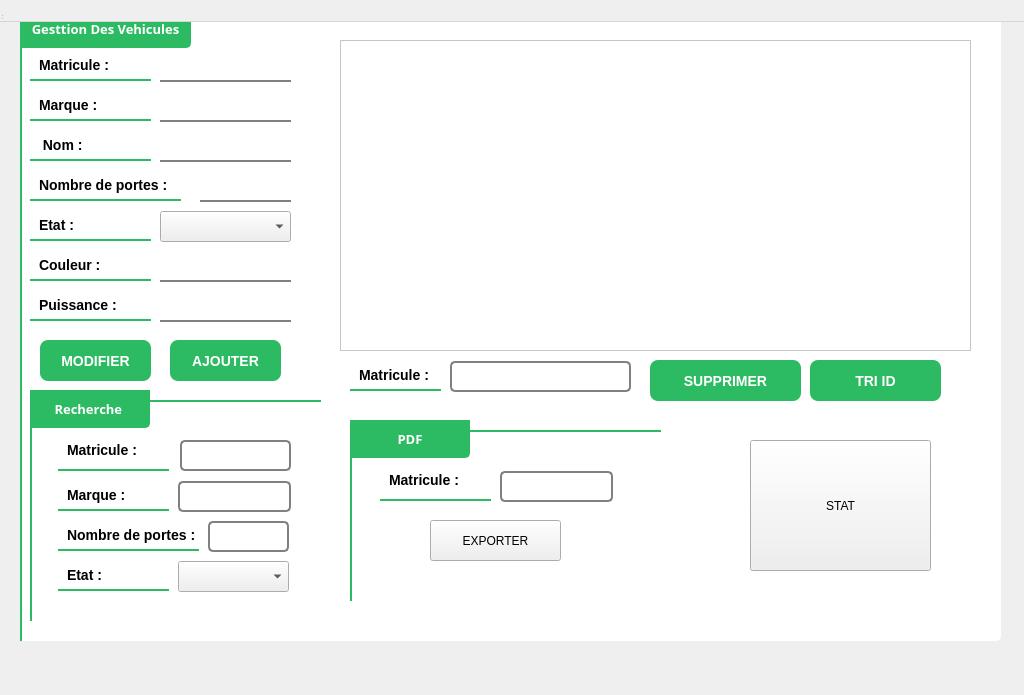
<?xml version="1.0" encoding="UTF-8"?>
<ui version="4.0">
 <class>gest_vehi</class>
 <widget class="QDialog" name="gest_vehi">
  <property name="geometry">
   <rect>
    <x>0</x>
    <y>0</y>
    <width>1024</width>
    <height>695</height>
   </rect>
  </property>
  <property name="windowTitle">
   <string>MainWindow</string>
  </property>
  <widget class="QWidget" name="centralwidget" native="true">
   <property name="geometry">
    <rect>
     <x>0</x>
     <y>0</y>
     <width>1021</width>
     <height>651</height>
    </rect>
   </property>
   <widget class="QGroupBox" name="groupBox">
    <property name="geometry">
     <rect>
      <x>20</x>
      <y>10</y>
      <width>981</width>
      <height>631</height>
     </rect>
    </property>
    <property name="font">
     <font>
      <family>Poppins</family>
      <pointsize>10</pointsize>
      <weight>75</weight>
      <bold>true</bold>
     </font>
    </property>
    <property name="styleSheet">
     <string notr="true">QGroupBox {
  border: none;
  margin-top: 10px;
  border-left: 2px solid #2CBB63; /* Green left border */
  border-top: 2px solid #2CBB63; /* Green top border */
  border-bottom-right-radius: 5px; /* Rounded bottom-right corner */
background-color:white;
}

QGroupBox::title {
  subcontrol-origin: margin;
  subcontrol-position: top left;
  padding: 8px;
  color: white;
  font-size: 20px; /* Increased font size */
  font-weight: bold;
  min-width: 120px;
  qproperty-drawBase: 0;
  background-color: #2CBB63;
  border-bottom: 2px solid #2CBB63; /* Green bottom border */
  border-top: 2px solid #2CBB63; /* Green top border */
  border-left: 2px solid #2CBB63; /* Green left border */
  border-right: 2px solid #2CBB63; /* Green right border */
  border-bottom-right-radius: 5px; /* Rounded bottom-right corner */
}</string>
    </property>
    <property name="title">
     <string>Gesttion Des Vehicules</string>
    </property>
    <widget class="QPushButton" name="btn_supprimer">
     <property name="geometry">
      <rect>
       <x>630</x>
       <y>350</y>
       <width>151</width>
       <height>41</height>
      </rect>
     </property>
     <property name="styleSheet">
      <string notr="true">QPushButton {
  border: none;
  border-radius: 8px;
  padding: 10px 20px;
  background-color: #2CBB63; /* Green color */
  color: white;
  font-size: 14px;
  font-weight: bold;
  text-transform: uppercase;
  transition: background-color 0.3s ease;
}

QPushButton:hover {
  background-color: #7AE59A; /* Lighter green color on hover */
}

QPushButton:pressed {
  background-color: #A2EFB6; /* Lighter green color when pressed */
  border: 5px solid #2CBB63; /* Green contour */
}

QPushButton:focus {
  outline: none;
  box-shadow: 0 0 0 3px rgba(0, 102, 204, 0.4);
}</string>
     </property>
     <property name="text">
      <string>SUPPRIMER</string>
     </property>
    </widget>
    <widget class="QLineEdit" name="le_mat_supp">
     <property name="geometry">
      <rect>
       <x>430</x>
       <y>351</y>
       <width>181</width>
       <height>31</height>
      </rect>
     </property>
     <property name="styleSheet">
      <string notr="true">QLineEdit {
  padding: 5px;
  border: 2px solid #808080; /* Grey border */
  border-radius: 5px; /* Rounded corners */
  background-color: white; /* White background */
  color: black; /* Black text color */
}

QLineEdit:hover {
  border-color: #2CBB63; /* Green border color on hover */
}

QLineEdit:focus {
  border-color: #2CBB63; /* Green border color on focus */
  outline: none; /* Remove focus outline */
}</string>
     </property>
    </widget>
    <widget class="QLabel" name="label_18">
     <property name="geometry">
      <rect>
       <x>330</x>
       <y>350</y>
       <width>91</width>
       <height>31</height>
      </rect>
     </property>
     <property name="styleSheet">
      <string notr="true">QLabel {
  padding: 5px;
  border-bottom: 2px solid #2CBB63; /* Grey underline */
  background-color: white; /* White background */
  color: black; /* Black text color */
  font-weight: bold; /* Bolder text */
  font-size:14px;
}

QLabel:hover {
  border-bottom-color: #2CBB63; /* Green underline color on hover */
  color: black; /* Dark green text color on hover */
}</string>
     </property>
     <property name="text">
      <string>Matricule : </string>
     </property>
    </widget>
    <widget class="QLineEdit" name="le_mat">
     <property name="geometry">
      <rect>
       <x>140</x>
       <y>41</y>
       <width>131</width>
       <height>31</height>
      </rect>
     </property>
     <property name="styleSheet">
      <string notr="true">QLabel {
  padding: 5px;
  border-bottom: 2px solid #2CBB63; /* Grey underline */
  background-color: white; /* White background */
  color: black; /* Black text color */
  font-weight: bold; /* Bolder text */
  font-size:14px;
}

QLabel:hover {
  border-bottom-color: #2CBB63; /* Green underline color on hover */
  color: black; /* Dark green text color on hover */
}QLineEdit {
  padding: 0;
  border: none; /* No border */
  background-color: transparent; /* Transparent background */
  color: black; /* Black text color */
  border-bottom: 2px solid #808080; /* Grey underline */
}

QLineEdit:hover {
  border-bottom: 3px solid #2CBB63; /* Green underline on hover */
  font-weight: bold; /* Bolder text */
  padding-bottom: 2px; /* Increase bottom padding */
}</string>
     </property>
    </widget>
    <widget class="QLabel" name="label_16">
     <property name="geometry">
      <rect>
       <x>10</x>
       <y>40</y>
       <width>121</width>
       <height>31</height>
      </rect>
     </property>
     <property name="styleSheet">
      <string notr="true">QLabel {
  padding: 5px;
  border-bottom: 2px solid #2CBB63; /* Grey underline */
  background-color: white; /* White background */
  color: black; /* Black text color */
  font-weight: bold; /* Bolder text */
  font-size:14px;
}

QLabel:hover {
  border-bottom-color: #2CBB63; /* Green underline color on hover */
  color: black; /* Dark green text color on hover */
}</string>
     </property>
     <property name="text">
      <string>Matricule :</string>
     </property>
    </widget>
    <widget class="QLineEdit" name="le_marque">
     <property name="geometry">
      <rect>
       <x>140</x>
       <y>81</y>
       <width>131</width>
       <height>31</height>
      </rect>
     </property>
     <property name="styleSheet">
      <string notr="true">QLabel {
  padding: 5px;
  border-bottom: 2px solid #2CBB63; /* Grey underline */
  background-color: white; /* White background */
  color: black; /* Black text color */
  font-weight: bold; /* Bolder text */
  font-size:14px;
}

QLabel:hover {
  border-bottom-color: #2CBB63; /* Green underline color on hover */
  color: black; /* Dark green text color on hover */
}QLineEdit {
  padding: 0;
  border: none; /* No border */
  background-color: transparent; /* Transparent background */
  color: black; /* Black text color */
  border-bottom: 2px solid #808080; /* Grey underline */
}

QLineEdit:hover {
  border-bottom: 3px solid #2CBB63; /* Green underline on hover */
  font-weight: bold; /* Bolder text */
  padding-bottom: 2px; /* Increase bottom padding */
}</string>
     </property>
    </widget>
    <widget class="QLabel" name="label_11">
     <property name="geometry">
      <rect>
       <x>10</x>
       <y>80</y>
       <width>121</width>
       <height>31</height>
      </rect>
     </property>
     <property name="styleSheet">
      <string notr="true">QLabel {
  padding: 5px;
  border-bottom: 2px solid #2CBB63; /* Grey underline */
  background-color: white; /* White background */
  color: black; /* Black text color */
  font-weight: bold; /* Bolder text */
  font-size:14px;
}

QLabel:hover {
  border-bottom-color: #2CBB63; /* Green underline color on hover */
  color: black; /* Dark green text color on hover */
}</string>
     </property>
     <property name="text">
      <string>Marque : </string>
     </property>
    </widget>
    <widget class="QLineEdit" name="le_nom">
     <property name="geometry">
      <rect>
       <x>140</x>
       <y>121</y>
       <width>131</width>
       <height>31</height>
      </rect>
     </property>
     <property name="styleSheet">
      <string notr="true">QLabel {
  padding: 5px;
  border-bottom: 2px solid #2CBB63; /* Grey underline */
  background-color: white; /* White background */
  color: black; /* Black text color */
  font-weight: bold; /* Bolder text */
  font-size:14px;
}

QLabel:hover {
  border-bottom-color: #2CBB63; /* Green underline color on hover */
  color: black; /* Dark green text color on hover */
}QLineEdit {
  padding: 0;
  border: none; /* No border */
  background-color: transparent; /* Transparent background */
  color: black; /* Black text color */
  border-bottom: 2px solid #808080; /* Grey underline */
}

QLineEdit:hover {
  border-bottom: 3px solid #2CBB63; /* Green underline on hover */
  font-weight: bold; /* Bolder text */
  padding-bottom: 2px; /* Increase bottom padding */
}</string>
     </property>
    </widget>
    <widget class="QLabel" name="label_15">
     <property name="geometry">
      <rect>
       <x>10</x>
       <y>120</y>
       <width>121</width>
       <height>31</height>
      </rect>
     </property>
     <property name="styleSheet">
      <string notr="true">QLabel {
  padding: 5px;
  border-bottom: 2px solid #2CBB63; /* Grey underline */
  background-color: white; /* White background */
  color: black; /* Black text color */
  font-weight: bold; /* Bolder text */
  font-size:14px;
}

QLabel:hover {
  border-bottom-color: #2CBB63; /* Green underline color on hover */
  color: black; /* Dark green text color on hover */
}</string>
     </property>
     <property name="text">
      <string> Nom : </string>
     </property>
    </widget>
    <widget class="QLineEdit" name="le_nb_porte">
     <property name="geometry">
      <rect>
       <x>180</x>
       <y>161</y>
       <width>91</width>
       <height>31</height>
      </rect>
     </property>
     <property name="styleSheet">
      <string notr="true">QLabel {
  padding: 5px;
  border-bottom: 2px solid #2CBB63; /* Grey underline */
  background-color: white; /* White background */
  color: black; /* Black text color */
  font-weight: bold; /* Bolder text */
  font-size:14px;
}

QLabel:hover {
  border-bottom-color: #2CBB63; /* Green underline color on hover */
  color: black; /* Dark green text color on hover */
}QLineEdit {
  padding: 0;
  border: none; /* No border */
  background-color: transparent; /* Transparent background */
  color: black; /* Black text color */
  border-bottom: 2px solid #808080; /* Grey underline */
}

QLineEdit:hover {
  border-bottom: 3px solid #2CBB63; /* Green underline on hover */
  font-weight: bold; /* Bolder text */
  padding-bottom: 2px; /* Increase bottom padding */
}</string>
     </property>
    </widget>
    <widget class="QLabel" name="label_14">
     <property name="geometry">
      <rect>
       <x>10</x>
       <y>160</y>
       <width>151</width>
       <height>31</height>
      </rect>
     </property>
     <property name="styleSheet">
      <string notr="true">QLabel {
  padding: 5px;
  border-bottom: 2px solid #2CBB63; /* Grey underline */
  background-color: white; /* White background */
  color: black; /* Black text color */
  font-weight: bold; /* Bolder text */
  font-size:14px;
}

QLabel:hover {
  border-bottom-color: #2CBB63; /* Green underline color on hover */
  color: black; /* Dark green text color on hover */
}</string>
     </property>
     <property name="text">
      <string>Nombre de portes : </string>
     </property>
    </widget>
    <widget class="QLabel" name="label_9">
     <property name="geometry">
      <rect>
       <x>10</x>
       <y>200</y>
       <width>121</width>
       <height>31</height>
      </rect>
     </property>
     <property name="styleSheet">
      <string notr="true">QLabel {
  padding: 5px;
  border-bottom: 2px solid #2CBB63; /* Grey underline */
  background-color: white; /* White background */
  color: black; /* Black text color */
  font-weight: bold; /* Bolder text */
  font-size:14px;
}

QLabel:hover {
  border-bottom-color: #2CBB63; /* Green underline color on hover */
  color: black; /* Dark green text color on hover */
}</string>
     </property>
     <property name="text">
      <string>Etat : </string>
     </property>
    </widget>
    <widget class="QComboBox" name="comboBox">
     <property name="geometry">
      <rect>
       <x>140</x>
       <y>201</y>
       <width>131</width>
       <height>31</height>
      </rect>
     </property>
     <item>
      <property name="text">
       <string/>
      </property>
     </item>
     <item>
      <property name="text">
       <string>Bonne</string>
      </property>
     </item>
     <item>
      <property name="text">
       <string>En Panne</string>
      </property>
     </item>
    </widget>
    <widget class="QLabel" name="label_10">
     <property name="geometry">
      <rect>
       <x>10</x>
       <y>240</y>
       <width>121</width>
       <height>31</height>
      </rect>
     </property>
     <property name="styleSheet">
      <string notr="true">QLabel {
  padding: 5px;
  border-bottom: 2px solid #2CBB63; /* Grey underline */
  background-color: white; /* White background */
  color: black; /* Black text color */
  font-weight: bold; /* Bolder text */
  font-size:14px;
}

QLabel:hover {
  border-bottom-color: #2CBB63; /* Green underline color on hover */
  color: black; /* Dark green text color on hover */
}</string>
     </property>
     <property name="text">
      <string>Couleur : </string>
     </property>
    </widget>
    <widget class="QLineEdit" name="le_puissance">
     <property name="geometry">
      <rect>
       <x>140</x>
       <y>281</y>
       <width>131</width>
       <height>31</height>
      </rect>
     </property>
     <property name="styleSheet">
      <string notr="true">QLabel {
  padding: 5px;
  border-bottom: 2px solid #2CBB63; /* Grey underline */
  background-color: white; /* White background */
  color: black; /* Black text color */
  font-weight: bold; /* Bolder text */
  font-size:14px;
}

QLabel:hover {
  border-bottom-color: #2CBB63; /* Green underline color on hover */
  color: black; /* Dark green text color on hover */
}QLineEdit {
  padding: 0;
  border: none; /* No border */
  background-color: transparent; /* Transparent background */
  color: black; /* Black text color */
  border-bottom: 2px solid #808080; /* Grey underline */
}

QLineEdit:hover {
  border-bottom: 3px solid #2CBB63; /* Green underline on hover */
  font-weight: bold; /* Bolder text */
  padding-bottom: 2px; /* Increase bottom padding */
}</string>
     </property>
    </widget>
    <widget class="QLabel" name="label_13">
     <property name="geometry">
      <rect>
       <x>10</x>
       <y>280</y>
       <width>121</width>
       <height>31</height>
      </rect>
     </property>
     <property name="styleSheet">
      <string notr="true">QLabel {
  padding: 5px;
  border-bottom: 2px solid #2CBB63; /* Grey underline */
  background-color: white; /* White background */
  color: black; /* Black text color */
  font-weight: bold; /* Bolder text */
  font-size:14px;
}

QLabel:hover {
  border-bottom-color: #2CBB63; /* Green underline color on hover */
  color: black; /* Dark green text color on hover */
}</string>
     </property>
     <property name="text">
      <string>Puissance : </string>
     </property>
    </widget>
    <widget class="QPushButton" name="btn_modifier">
     <property name="geometry">
      <rect>
       <x>20</x>
       <y>330</y>
       <width>111</width>
       <height>41</height>
      </rect>
     </property>
     <property name="styleSheet">
      <string notr="true">QPushButton {
  border: none;
  border-radius: 8px;
  padding: 10px 20px;
  background-color: #2CBB63; /* Green color */
  color: white;
  font-size: 14px;
  font-weight: bold;
  text-transform: uppercase;
  transition: background-color 0.3s ease;
}

QPushButton:hover {
  background-color: #7AE59A; /* Lighter green color on hover */
}

QPushButton:pressed {
  background-color: #A2EFB6; /* Lighter green color when pressed */
  border: 5px solid #2CBB63; /* Green contour */
}

QPushButton:focus {
  outline: none;
  box-shadow: 0 0 0 3px rgba(0, 102, 204, 0.4);
}</string>
     </property>
     <property name="text">
      <string>MODIFIER</string>
     </property>
    </widget>
    <widget class="QPushButton" name="btn_ajouter">
     <property name="geometry">
      <rect>
       <x>150</x>
       <y>330</y>
       <width>111</width>
       <height>41</height>
      </rect>
     </property>
     <property name="styleSheet">
      <string notr="true">QPushButton {
  border: none;
  border-radius: 8px;
  padding: 10px 20px;
  background-color: #2CBB63; /* Green color */
  color: white;
  font-size: 14px;
  font-weight: bold;
  text-transform: uppercase;
  transition: background-color 0.3s ease;
}

QPushButton:hover {
  background-color: #7AE59A; /* Lighter green color on hover */
}

QPushButton:pressed {
  background-color: #A2EFB6; /* Lighter green color when pressed */
  border: 5px solid #2CBB63; /* Green contour */
}

QPushButton:focus {
  outline: none;
  box-shadow: 0 0 0 3px rgba(0, 102, 204, 0.4);
}</string>
     </property>
     <property name="text">
      <string>AJOUTER</string>
     </property>
    </widget>
    <widget class="QPushButton" name="tri_id">
     <property name="geometry">
      <rect>
       <x>790</x>
       <y>350</y>
       <width>131</width>
       <height>41</height>
      </rect>
     </property>
     <property name="styleSheet">
      <string notr="true">QPushButton {
  border: none;
  border-radius: 8px;
  padding: 10px 20px;
  background-color: #2CBB63; /* Green color */
  color: white;
  font-size: 14px;
  font-weight: bold;
  text-transform: uppercase;
  transition: background-color 0.3s ease;
}

QPushButton:hover {
  background-color: #7AE59A; /* Lighter green color on hover */
}

QPushButton:pressed {
  background-color: #A2EFB6; /* Lighter green color when pressed */
  border: 5px solid #2CBB63; /* Green contour */
}

QPushButton:focus {
  outline: none;
  box-shadow: 0 0 0 3px rgba(0, 102, 204, 0.4);
}</string>
     </property>
     <property name="text">
      <string>TRI ID</string>
     </property>
    </widget>
    <widget class="QPushButton" name="stat">
     <property name="geometry">
      <rect>
       <x>730</x>
       <y>430</y>
       <width>181</width>
       <height>131</height>
      </rect>
     </property>
     <property name="styleSheet">
      <string notr="true">QPushButton {
  border: none;
  border-radius: 8px;
  padding: 10px 20px;
  background-color: #2CBB63; /* Green color */
  color: white;
  font-size: 14px;
  font-weight: bold;
  text-transform: uppercase;
  transition: background-color 0.3s ease;
}

QPushButton:hover {
  background-color: #7AE59A; /* Lighter green color on hover */
}

QPushButton:pressed {
  background-color: #A2EFB6; /* Lighter green color when pressed */
  border: 5px solid #2CBB63; /* Green contour */
}

QPushButton:focus {
  outline: none;
  box-shadow: 0 0 0 3px rgba(0, 102, 204, 0.4);
}border-image: url(C:/Users/21622/Desktop/staticon.png);</string>
     </property>
     <property name="text">
      <string>STAT</string>
     </property>
    </widget>
    <widget class="QTableView" name="tab_voiture">
     <property name="geometry">
      <rect>
       <x>320</x>
       <y>30</y>
       <width>631</width>
       <height>311</height>
      </rect>
     </property>
     <property name="styleSheet">
      <string notr="true">QTableView {
  background-color: #ffffff;
  color: #000000;
  gridline-color: #cccccc;
}

QTableView::item:selected {
  background-color: #0066cc;
  color: #ffffff;
}

QTableView QHeaderView::section {
  background-color: #0066cc;
  color: #ffffff;
  font-weight: bold;
  padding: 5px;
  border: none;
}

QTableView QHeaderView::section:pressed {
  background-color: #0044aa;
}

QTableView QHeaderView::section:checked {
  background-color: #0088ff;
}

QTableView QHeaderView::section:checked:disabled {
  background-color: #cccccc;
  color: #999999;
}</string>
     </property>
    </widget>
    <widget class="QLineEdit" name="le_couleur">
     <property name="geometry">
      <rect>
       <x>140</x>
       <y>241</y>
       <width>131</width>
       <height>31</height>
      </rect>
     </property>
     <property name="styleSheet">
      <string notr="true">QLabel {
  padding: 5px;
  border-bottom: 2px solid #2CBB63; /* Grey underline */
  background-color: white; /* White background */
  color: black; /* Black text color */
  font-weight: bold; /* Bolder text */
  font-size:14px;
}

QLabel:hover {
  border-bottom-color: #2CBB63; /* Green underline color on hover */
  color: black; /* Dark green text color on hover */
}QLineEdit {
  padding: 0;
  border: none; /* No border */
  background-color: transparent; /* Transparent background */
  color: black; /* Black text color */
  border-bottom: 2px solid #808080; /* Grey underline */
}

QLineEdit:hover {
  border-bottom: 3px solid #2CBB63; /* Green underline on hover */
  font-weight: bold; /* Bolder text */
  padding-bottom: 2px; /* Increase bottom padding */
}</string>
     </property>
    </widget>
    <widget class="QGroupBox" name="groupBox_2">
     <property name="geometry">
      <rect>
       <x>10</x>
       <y>380</y>
       <width>291</width>
       <height>231</height>
      </rect>
     </property>
     <property name="font">
      <font>
       <family>Poppins</family>
       <pointsize>10</pointsize>
       <weight>75</weight>
       <bold>true</bold>
      </font>
     </property>
     <property name="title">
      <string>Recherche </string>
     </property>
     <widget class="QLineEdit" name="le_rechercher_1">
      <property name="geometry">
       <rect>
        <x>150</x>
        <y>50</y>
        <width>111</width>
        <height>31</height>
       </rect>
      </property>
      <property name="styleSheet">
       <string notr="true">QLineEdit {
  padding: 5px;
  border: 2px solid #808080; /* Grey border */
  border-radius: 5px; /* Rounded corners */
  background-color: white; /* White background */
  color: black; /* Black text color */
}

QLineEdit:hover {
  border-color: #2CBB63; /* Green border color on hover */
}

QLineEdit:focus {
  border-color: #2CBB63; /* Green border color on focus */
  outline: none; /* Remove focus outline */
}</string>
      </property>
     </widget>
     <widget class="QLabel" name="label_12">
      <property name="geometry">
       <rect>
        <x>28</x>
        <y>90</y>
        <width>111</width>
        <height>31</height>
       </rect>
      </property>
      <property name="styleSheet">
       <string notr="true">QLabel {
  padding: 5px;
  border-bottom: 2px solid #2CBB63; /* Grey underline */
  background-color: white; /* White background */
  color: black; /* Black text color */
  font-weight: bold; /* Bolder text */
  font-size:14px;
}

QLabel:hover {
  border-bottom-color: #2CBB63; /* Green underline color on hover */
  color: black; /* Dark green text color on hover */
}</string>
      </property>
      <property name="text">
       <string>Marque : </string>
      </property>
     </widget>
     <widget class="QComboBox" name="le_rechercher_4">
      <property name="geometry">
       <rect>
        <x>148</x>
        <y>171</y>
        <width>111</width>
        <height>31</height>
       </rect>
      </property>
      <item>
       <property name="text">
        <string/>
       </property>
      </item>
      <item>
       <property name="text">
        <string>Bonne</string>
       </property>
      </item>
      <item>
       <property name="text">
        <string>En Panne</string>
       </property>
      </item>
     </widget>
     <widget class="QLineEdit" name="le_rechercher_2">
      <property name="geometry">
       <rect>
        <x>148</x>
        <y>91</y>
        <width>113</width>
        <height>31</height>
       </rect>
      </property>
      <property name="styleSheet">
       <string notr="true">QLineEdit {
  padding: 5px;
  border: 2px solid #808080; /* Grey border */
  border-radius: 5px; /* Rounded corners */
  background-color: white; /* White background */
  color: black; /* Black text color */
}

QLineEdit:hover {
  border-color: #2CBB63; /* Green border color on hover */
}

QLineEdit:focus {
  border-color: #2CBB63; /* Green border color on focus */
  outline: none; /* Remove focus outline */
}</string>
      </property>
     </widget>
     <widget class="QLineEdit" name="le_rechercher_3">
      <property name="geometry">
       <rect>
        <x>178</x>
        <y>131</y>
        <width>81</width>
        <height>31</height>
       </rect>
      </property>
      <property name="styleSheet">
       <string notr="true">QLineEdit {
  padding: 5px;
  border: 2px solid #808080; /* Grey border */
  border-radius: 5px; /* Rounded corners */
  background-color: white; /* White background */
  color: black; /* Black text color */
}

QLineEdit:hover {
  border-color: #2CBB63; /* Green border color on hover */
}

QLineEdit:focus {
  border-color: #2CBB63; /* Green border color on focus */
  outline: none; /* Remove focus outline */
}</string>
      </property>
     </widget>
     <widget class="QLabel" name="label_17">
      <property name="geometry">
       <rect>
        <x>28</x>
        <y>40</y>
        <width>111</width>
        <height>41</height>
       </rect>
      </property>
      <property name="styleSheet">
       <string notr="true">QLabel {
  padding: 5px;
  border-bottom: 2px solid #2CBB63; /* Grey underline */
  background-color: white; /* White background */
  color: black; /* Black text color */
  font-weight: bold; /* Bolder text */
  font-size:14px;
}

QLabel:hover {
  border-bottom-color: #2CBB63; /* Green underline color on hover */
  color: black; /* Dark green text color on hover */
}</string>
      </property>
      <property name="text">
       <string>Matricule :</string>
      </property>
     </widget>
     <widget class="QLabel" name="label_20">
      <property name="geometry">
       <rect>
        <x>28</x>
        <y>170</y>
        <width>111</width>
        <height>31</height>
       </rect>
      </property>
      <property name="styleSheet">
       <string notr="true">QLabel {
  padding: 5px;
  border-bottom: 2px solid #2CBB63; /* Grey underline */
  background-color: white; /* White background */
  color: black; /* Black text color */
  font-weight: bold; /* Bolder text */
  font-size:14px;
}

QLabel:hover {
  border-bottom-color: #2CBB63; /* Green underline color on hover */
  color: black; /* Dark green text color on hover */
}</string>
      </property>
      <property name="text">
       <string>Etat : </string>
      </property>
     </widget>
     <widget class="QLabel" name="label_19">
      <property name="geometry">
       <rect>
        <x>28</x>
        <y>130</y>
        <width>141</width>
        <height>31</height>
       </rect>
      </property>
      <property name="styleSheet">
       <string notr="true">QLabel {
  padding: 5px;
  border-bottom: 2px solid #2CBB63; /* Grey underline */
  background-color: white; /* White background */
  color: black; /* Black text color */
  font-weight: bold; /* Bolder text */
  font-size:14px;
}

QLabel:hover {
  border-bottom-color: #2CBB63; /* Green underline color on hover */
  color: black; /* Dark green text color on hover */
}</string>
      </property>
      <property name="text">
       <string>Nombre de portes : </string>
      </property>
     </widget>
    </widget>
    <widget class="QGroupBox" name="groupBox_3">
     <property name="geometry">
      <rect>
       <x>330</x>
       <y>410</y>
       <width>311</width>
       <height>181</height>
      </rect>
     </property>
     <property name="font">
      <font>
       <family>Poppins</family>
       <pointsize>10</pointsize>
       <weight>75</weight>
       <bold>true</bold>
      </font>
     </property>
     <property name="title">
      <string>PDF</string>
     </property>
     <widget class="QLineEdit" name="le_pdf_voiture">
      <property name="geometry">
       <rect>
        <x>150</x>
        <y>51</y>
        <width>113</width>
        <height>31</height>
       </rect>
      </property>
      <property name="whatsThis">
       <string>&lt;html&gt;&lt;head/&gt;&lt;body&gt;&lt;p&gt;QLineEdit {&lt;/p&gt;&lt;p&gt;  padding: 5px;&lt;/p&gt;&lt;p&gt;  border: 2px solid #808080; /* Grey border */&lt;/p&gt;&lt;p&gt;  border-radius: 5px; /* Rounded corners */&lt;/p&gt;&lt;p&gt;  background-color: white; /* White background */&lt;/p&gt;&lt;p&gt;  color: black; /* Black text color */&lt;/p&gt;&lt;p&gt;}&lt;/p&gt;&lt;p&gt;&lt;br/&gt;&lt;/p&gt;&lt;p&gt;QLineEdit:hover {&lt;/p&gt;&lt;p&gt;  border-color: #2CBB63; /* Green border color on hover */&lt;/p&gt;&lt;p&gt;}&lt;/p&gt;&lt;p&gt;&lt;br/&gt;&lt;/p&gt;&lt;p&gt;QLineEdit:focus {&lt;/p&gt;&lt;p&gt;  border-color: #2CBB63; /* Green border color on focus */&lt;/p&gt;&lt;p&gt;  outline: none; /* Remove focus outline */&lt;/p&gt;&lt;p&gt;}&lt;/p&gt;&lt;/body&gt;&lt;/html&gt;</string>
      </property>
      <property name="styleSheet">
       <string notr="true">QLineEdit {
  padding: 5px;
  border: 2px solid #808080; /* Grey border */
  border-radius: 5px; /* Rounded corners */
  background-color: white; /* White background */
  color: black; /* Black text color */
}

QLineEdit:hover {
  border-color: #2CBB63; /* Green border color on hover */
}

QLineEdit:focus {
  border-color: #2CBB63; /* Green border color on focus */
  outline: none; /* Remove focus outline */
}</string>
      </property>
     </widget>
     <widget class="QPushButton" name="pdf_voiture">
      <property name="geometry">
       <rect>
        <x>80</x>
        <y>100</y>
        <width>131</width>
        <height>41</height>
       </rect>
      </property>
      <property name="styleSheet">
       <string notr="true">QPushButton {
  border: none;
  border-radius: 8px;
  padding: 10px 20px;
  background-color: #2CBB63; /* Green color */
  color: white;
  font-size: 14px;
  font-weight: bold;
  text-transform: uppercase;
  transition: background-color 0.3s ease;
}

QPushButton:hover {
  background-color: #7AE59A; /* Lighter green color on hover */
}

QPushButton:pressed {
  background-color: #A2EFB6; /* Lighter green color when pressed */
  border: 5px solid #2CBB63; /* Green contour */
}

QPushButton:focus {
  outline: none;
  box-shadow: 0 0 0 3px rgba(0, 102, 204, 0.4);
}border-image: url(C:/Users/21622/Desktop/staticon.png);</string>
      </property>
      <property name="text">
       <string>EXPORTER</string>
      </property>
     </widget>
     <widget class="QLabel" name="label_21">
      <property name="geometry">
       <rect>
        <x>30</x>
        <y>40</y>
        <width>111</width>
        <height>41</height>
       </rect>
      </property>
      <property name="styleSheet">
       <string notr="true">QLabel {
  padding: 5px;
  border-bottom: 2px solid #2CBB63; /* Grey underline */
  background-color: white; /* White background */
  color: black; /* Black text color */
  font-weight: bold; /* Bolder text */
  font-size:14px;
}

QLabel:hover {
  border-bottom-color: #2CBB63; /* Green underline color on hover */
  color: black; /* Dark green text color on hover */
}</string>
      </property>
      <property name="text">
       <string>Matricule :</string>
      </property>
     </widget>
    </widget>
   </widget>
  </widget>
  <widget class="QMenuBar" name="menubar">
   <property name="geometry">
    <rect>
     <x>0</x>
     <y>0</y>
     <width>1024</width>
     <height>22</height>
    </rect>
   </property>
  </widget>
  <widget class="QStatusBar" name="statusbar">
   <property name="geometry">
    <rect>
     <x>0</x>
     <y>0</y>
     <width>3</width>
     <height>21</height>
    </rect>
   </property>
  </widget>
 </widget>
 <resources/>
 <connections/>
</ui>
